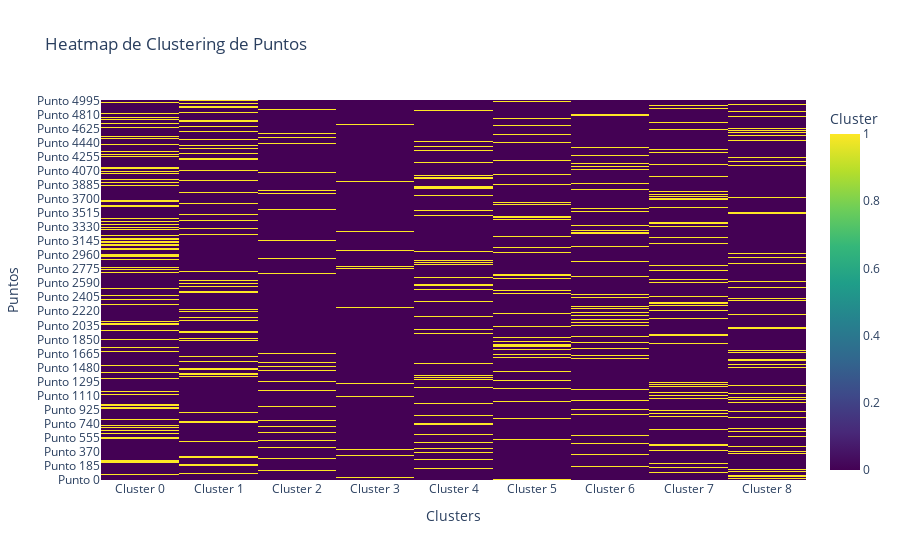

This figure's notebook cell:
### Code cell
# Crear la matriz para el heatmap (0s por defecto)
heatmap_data = np.zeros((len(data), len(np.unique(clusters))))

# Rellenar la matriz con 1s donde el punto pertenece al cluster
for i, cluster in enumerate(clusters):
    heatmap_data[i, cluster] = 1  # 1 indica que el punto pertenece a ese cluster

# Crear el gráfico de Plotly
fig = go.Figure(data=go.Heatmap(
    z=heatmap_data,  # La matriz de clusters
    colorscale='Viridis',  # Colormap para el heatmap
    colorbar=dict(title="Cluster"),  # Leyenda del color
    x=[f"Cluster {i}" for i in range(len(np.unique(clusters)))],  # Etiquetas de los clusters en el eje X
    y=[f"Punto {i}" for i in range(len(data))],  # Etiquetas de los puntos en el eje Y
    showscale=True  # Mostrar la escala de colores
))

# Personalizar el diseño del gráfico
fig.update_layout(
    title="Heatmap de Clustering de Puntos",
    xaxis_title="Clusters",
    yaxis_title="Puntos",
    showlegend=False
)

# Mostrar el gráfico
fig.show()

### Figure 1 — Plotly figure (JSON) as saved in the notebook; plotly's stock layout.template omitted (floating-point values rounded to 4 significant figures; data arrays with more than 128 entries replaced by an {"elided": "..."} marker saying what was removed)
{"data": [{"colorbar": {"title": {"text": "Cluster"}}, "colorscale": [[0, "#440154"], [0.1111, "#482878"], [0.2222, "#3e4989"], [0.3333, "#31688e"], [0.4444, "#26828e"], [0.5556, "#1f9e89"], [0.6667, "#35b779"], [0.7778, "#6ece58"], [0.8889, "#b5de2b"], [1, "#fde725"]], "showscale": true, "type": "heatmap", "x": ["Cluster 0", "Cluster 1", "Cluster 2", "Cluster 3", "Cluster 4", "Cluster 5", "Cluster 6", "Cluster 7", "Cluster 8"], "y": {"elided": "5000 str values"}, "z": {"elided": "5000x9 int values"}}], "layout": {"showlegend": false, "title": {"text": "Heatmap de Clustering de Puntos"}, "xaxis": {"title": {"text": "Clusters"}}, "yaxis": {"title": {"text": "Puntos"}}}}
